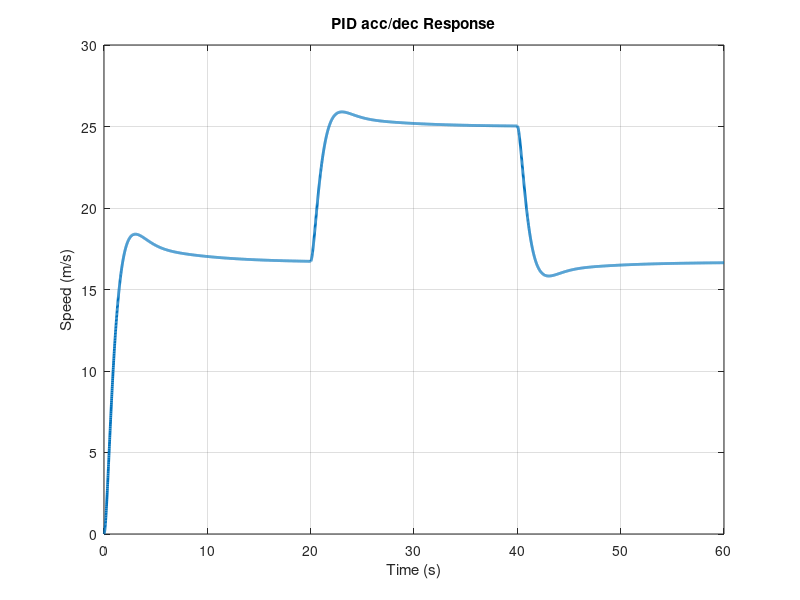

This chart was generated by the following MATLAB code: (Note: this script raises an error after producing the figure.)
clear all; close all; clc;

% syms s
% expand( (s + 0.0476)*(s + 1)*(s + 5) )
% s^3 + (15119*s^2)/2500 + (6607*s)/1250 + 119/500 = s^3 + 6.0476*s^2 + 5.2856*s + 0.238

% using pid controller
% Plant model
num = 2.4767;
den = [1 6.0476 5.2856 0.238];
G = tf(num, den);

% PID controller (from paper, ITSE optimized)
Kp = 2.8;
Ki = 0.4;
Kd = 2;
PID = pid(Kp, Ki, Kd);

% Closed-loop transfer function
T = feedback(PID * G, 1);

% simulation duration
t = 0:0.01:60;

% reference profile
r = zeros(size(t));

% 0–20 sec: 16.67 m/s (60 km/h)
r(t >= 0 & t < 20) = 16.67;

% 20–40 sec: 25 m/s (90 km/h)
r(t >= 20 & t < 40) = 25.0;

% 40–60 sec: back to 16.67 m/s
r(t >= 40) = 16.67;

% Simulate closed-loop system
y = lsim(T, r, t);


% plot Step Response
figure;
plot(t, y, 'LineWidth', 2);
grid on;
title('PID acc/dec Response');
xlabel('Time (s)');
ylabel('Speed (m/s)');
ylim([0 30]);

% time response specs
disp("PID Step Response Metrics:");
stepinfo(y, t)